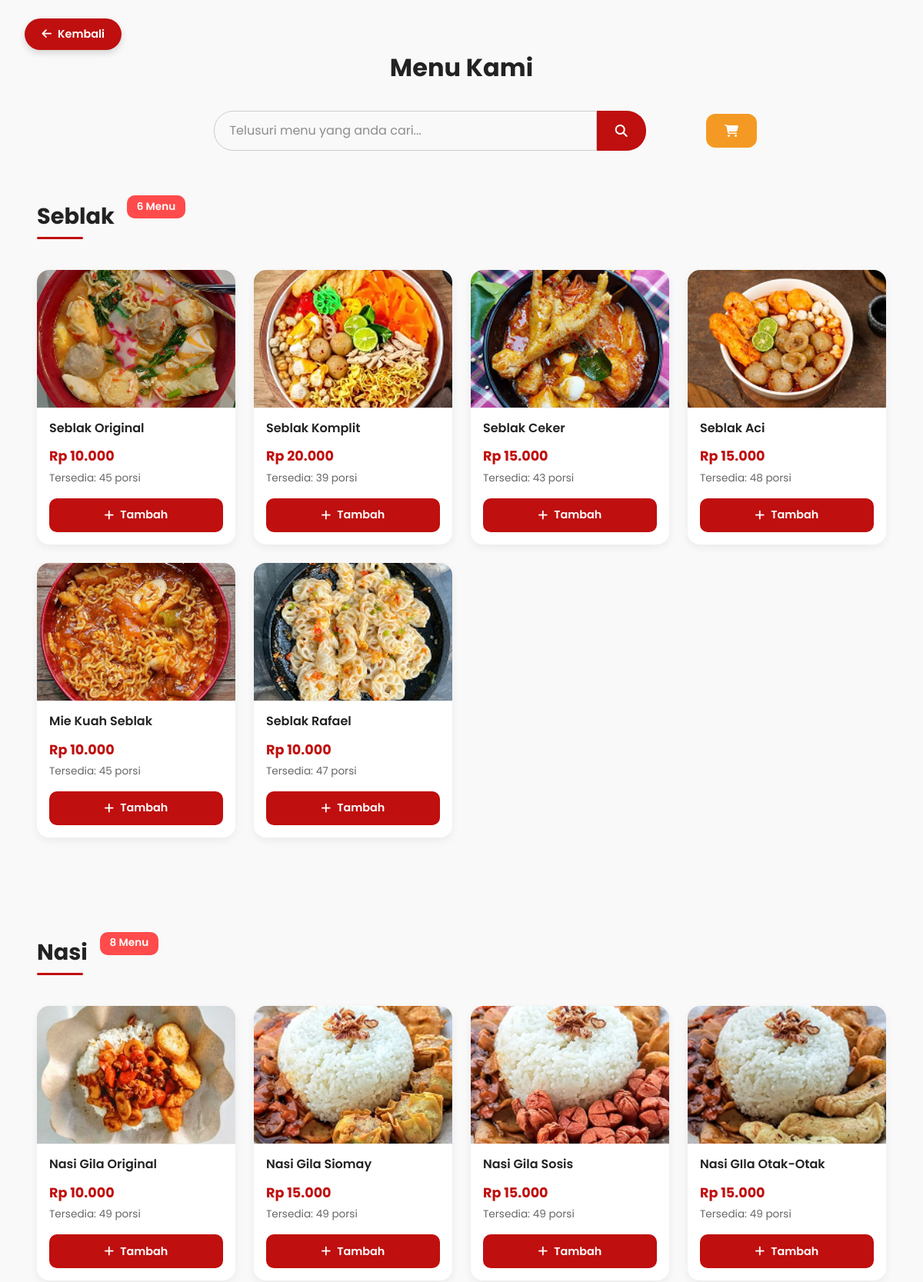
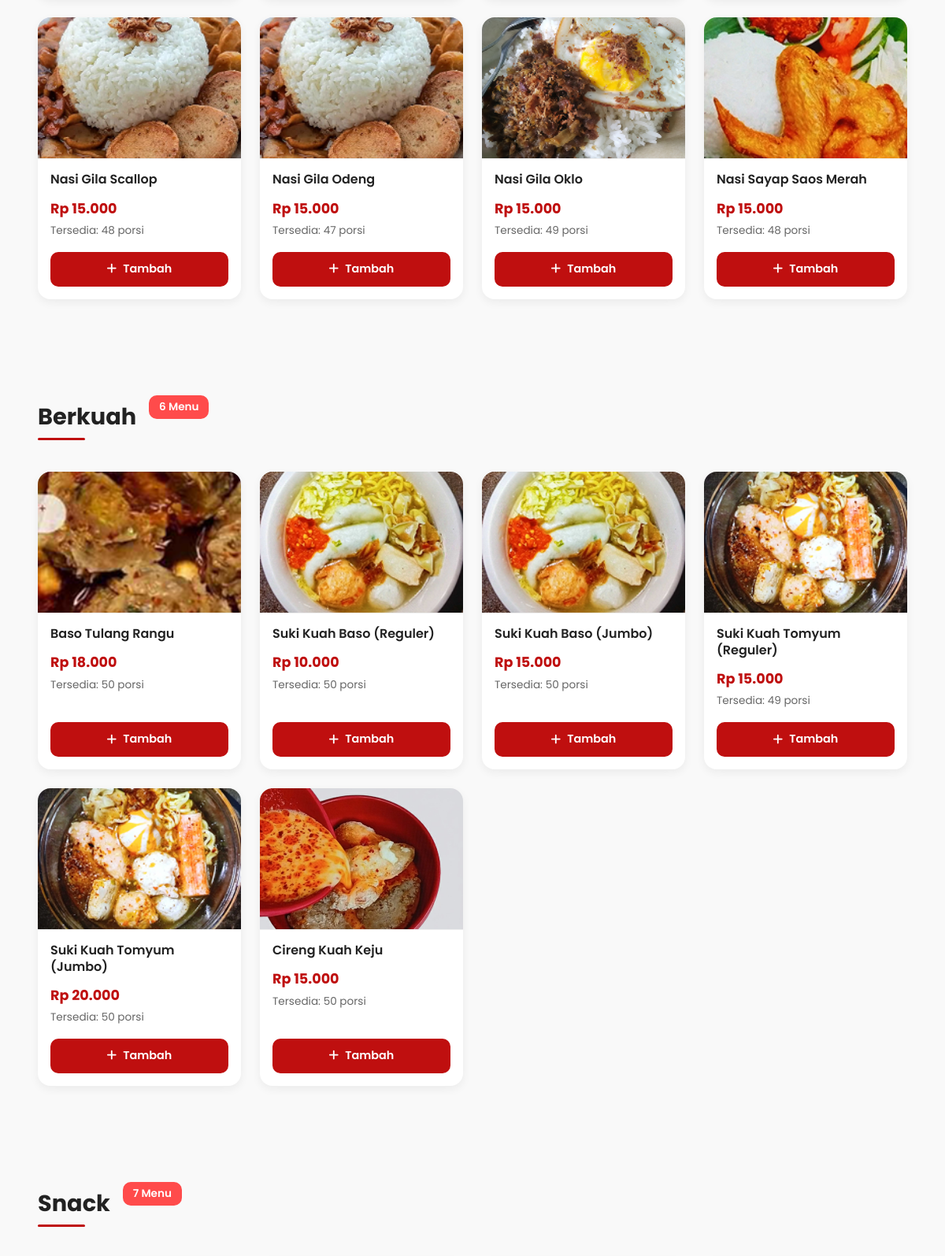
Page /menu.php (upper part) on the committed database (2 pictures, top to bottom).
### tables this page shows
CREATE TABLE `kategori` (
  `id` int(11) NOT NULL,
  `nama_kategori` varchar(100) NOT NULL
);

CREATE TABLE `menu` (
  `id` int(11) NOT NULL,
  `nama_menu` varchar(200) NOT NULL,
  `kategori_id` int(11) NOT NULL,
  `harga` int(11) NOT NULL,
  `stock` int(11) DEFAULT 0,
  `foto_menu` varchar(255) DEFAULT NULL,
  `created_at` timestamp NOT NULL DEFAULT current_timestamp()
);

### menu.php (the view, shortened to what this page needs)
<?php include "config.php"; ?>
<!DOCTYPE html>
<html lang="id">
<head>
    <script src="https://cdn.jsdelivr.net/npm/@tailwindcss/browser@4"></script>
    <link
        rel="stylesheet"
        href="https://cdnjs.cloudflare.com/ajax/libs/font-awesome/6.2.1/css/all.min.css" />
    <link rel="stylesheet" href="stylefooter.css">
</head>
<body>
    <a href="index.php#menufav" class="backbtn">
        <i class="fa-solid fa-arrow-left"></i> Kembali
    </a>
    <header>
        <h1>Menu Kami</h1>
    </header>
    <div class="search-cart-wrapper">
        <div class="searchbar">
            <input type="text" id="searchInput" placeholder="Telusuri menu yang anda cari..." />
            <button onclick="searchMenu()">
                <i class="fa-solid fa-search"></i>
            </button>
        </div>
        <button class="cart-shortcut-btn" onclick="goToCart()">
            <i class="fa-solid fa-shopping-cart"></i>
        </button>
    </div>
    <?php
    $sqlKategori = "SELECT * FROM kategori ORDER BY id ASC";
    $resultKategori = mysqli_query($conn, $sqlKategori);
    while ($kategori = mysqli_fetch_assoc($resultKategori)) :
        $kategoriId = $kategori['id'];
        $kategoriNama = $kategori['nama_kategori'];
        $kategoriSlug = strtolower(trim($kategoriNama));
        $sqlCount = "SELECT COUNT(*) as total FROM menu WHERE kategori_id = $kategoriId";
        $resultCount = mysqli_query($conn, $sqlCount);
        $count = mysqli_fetch_assoc($resultCount)['total'];
    ?>
        <section class="menusection" id="kategori-<?= $kategoriId ?>">
            <div class="category-header">
                <h2><?= htmlspecialchars($kategoriNama) ?></h2>
                <span class="menu-count"><?= $count ?> Menu</span>
            </div>
            <div class="menugrid">
                <?php
                $sqlMenu = "SELECT * FROM menu WHERE kategori_id = $kategoriId ORDER BY id DESC";
                $resultMenu = mysqli_query($conn, $sqlMenu);
                if (mysqli_num_rows($resultMenu) > 0) :
                    while ($menu = mysqli_fetch_assoc($resultMenu)) :
                        $stock = $menu['stock'];
                        $outOfStock = $stock <= 0;
                        $lowStock = $stock > 0 && $stock < 10;
                ?>
                        <div class="menucard" data-name="<?= strtolower($menu['nama_menu']) ?>" data-category="<?= strtolower($kategoriNama) ?>">
                            <?php if (!empty($menu['foto_menu']) && file_exists("img/MenuTaki/" . $menu['foto_menu'])): ?>
                                <img src="img/MenuTaki/<?= htmlspecialchars($menu['foto_menu']) ?>"
                                    alt="<?= htmlspecialchars($menu['nama_menu']) ?>"
                                    class="menucard-image" />
                            <?php else: ?>
                                <div class="no-image">
                                    <i class="fa-solid fa-utensils"></i>
                                </div>
                            <?php endif; ?>
                            <div class="menucard-content">
                                <h3><?= htmlspecialchars($menu['nama_menu']) ?></h3>
                                <p class="menucard-price">Rp <?= number_format($menu['harga'], 0, ',', '.') ?></p>
                                <?php if ($outOfStock): ?>
                                    <p class="menucard-stock low">Stok Habis</p>
                                    <button disabled>
                                        <i class="fa-solid fa-ban"></i> Habis
                                    </button>
                                <?php else: ?>
                                    <p class="menucard-stock">Tersedia: <?= $stock ?> porsi</p>
                                    <button onclick="handleAddToCart(<?= $menu['id'] ?>, '<?= htmlspecialchars($menu['nama_menu'], ENT_QUOTES) ?>', <?= $menu['harga'] ?>, '<?= $kategoriSlug ?>')">
                                        <i class="fa-solid fa-plus"></i> Tambah
                                    </button>
                                <?php endif; ?>
                            </div>
                        </div>
                    <?php
                    endwhile;
                endif;
                ?>
            </div>
        </section>
    <?php endwhile; ?>
</body>
</html>

### stylefooter.css (style rules this page uses)
:root { --redcolor: #bf0f0f; --blacknav: #272727; --greencolor: #89c946; --yellow: #f49a24; }

### menu.php (style rules this page uses)
:root { --redcolor: #bf0f0f; --blacknav: #383838; --greencolor: #89c946; --yellow: #f49a24; }
* { margin: 0; padding: 0; box-sizing: border-box; }
body { background-color: #f9f9f9; font-family: "Poppins", sans-serif; color: #222; }
.backbtn { position: fixed; top: 1.5rem; left: 2rem; background-color: var(--redcolor); color: #fff; text-decoration: none; padding: 0.6rem 1.4rem; border-radius: 30px; font-weight: 600; font-size: 0.9rem; box-shadow: 0 4px 10px rgba(0, 0, 0, 0.15); transition: all 0.25s ease; z-index: 1000; display: flex; align-items: center; gap: 0.5rem; }
header { text-align: center; padding: 4rem 0 2rem; }
h1 { font-size: 2rem; font-weight: 700; color: #222; margin: 0; }
.searchbar { display: flex; justify-content: center; margin: 1.5rem auto 3rem; max-width: 700px; padding: 0 2rem; }
.searchbar input { width: 80%; padding: 0.8rem 1.2rem; border: 1px solid #ccc; border-radius: 25px 0 0 25px; font-size: 1rem; outline: none; transition: border-color 0.3s; }
.searchbar button { background-color: var(--redcolor); color: white; border: none; border-radius: 0 25px 25px 0; padding: 0.8rem 1.5rem; cursor: pointer; font-weight: 600; transition: background-color 0.25s ease; display: flex; align-items: center; justify-content: center; }
.menusection { margin: 0 auto; padding: 1rem 3rem; max-width: 1300px; }
h2 { font-size: 1.8rem; font-weight: 700; margin: 3rem 0 1.5rem; text-align: left; color: #222; position: relative; display: inline-block; }
h2::after { content: ""; position: absolute; bottom: -8px; left: 0; width: 60px; height: 3px; background-color: var(--redcolor); border-radius: 2px; }
.category-header { display: flex; align-items: center; gap: 1rem; margin-bottom: 1.5rem; }
.menu-count { background-color: #ff4b4b; color: #fff; font-weight: 600; font-size: 0.85rem; padding: 0.3rem 0.8rem; border-radius: 10px; }
.menugrid { display: grid; grid-template-columns: repeat(auto-fill, minmax(220px, 1fr)); gap: 1.5rem; margin-bottom: 3rem; }
.menucard { background-color: #fff; border-radius: 16px; overflow: hidden; box-shadow: 0 4px 12px rgba(0, 0, 0, 0.06); transition: all 0.25s ease; cursor: pointer; display: flex; flex-direction: column; }
.menucard-image { width: 100%; height: 180px; object-fit: cover; border-bottom: 1px solid #eee; }
.menucard-content { padding: 1rem; display: flex; flex-direction: column; flex: 1; }
.menucard h3 { font-size: 1rem; font-weight: 600; color: #222; margin: 0 0 0.5rem; line-height: 1.3; }
.menucard-price { color: var(--redcolor); font-weight: 700; font-size: 1.1rem; margin: 0.3rem 0; }
.menucard-stock { font-size: 0.85rem; color: #666; margin-bottom: 1rem; }
.menucard button { background-color: var(--redcolor); color: #fff; border: none; border-radius: 10px; padding: 0.7rem 1.2rem; font-weight: 600; font-size: 0.9rem; cursor: pointer; transition: background-color 0.2s ease; margin-top: auto; display: flex; align-items: center; justify-content: center; gap: 0.5rem; }
.search-cart-wrapper { display: flex; gap: 1rem; align-items: center; max-width: 800px; margin: 0 auto; padding: 0 1rem; }
.searchbar { flex: 1; margin: 0 !important; }
.cart-shortcut-btn { position: relative; background-color: var(--yellow); color: white; border: none; padding: 0.875rem 1.5rem; border-radius: 12px; font-size: 1rem; font-weight: 600; cursor: pointer; display: flex; align-items: center; gap: 0.5rem; transition: all 0.3s ease; white-space: nowrap; }

### rows in the picture
kategori: nama_kategori "Seblak", count "6"
menu: foto_menu (picture), nama_menu "Seblak Original", harga "10.000", stock "45"
menu: foto_menu (picture), nama_menu "Seblak Komplit", harga "20.000", stock "39"
menu: foto_menu (picture), nama_menu "Seblak Ceker", harga "15.000", stock "43"
menu: foto_menu (picture), nama_menu "Seblak Aci", harga "15.000", stock "48"
menu: foto_menu (picture), nama_menu "Mie Kuah Seblak", harga "10.000", stock "45"
menu: foto_menu (picture), nama_menu "Seblak Rafael", harga "10.000", stock "47"
kategori: nama_kategori "Nasi", count "8"
menu: foto_menu (picture), nama_menu "Nasi Gila Original", harga "10.000", stock "49"
menu: foto_menu (picture), nama_menu "Nasi Gila Siomay", harga "15.000", stock "49"
menu: foto_menu (picture), nama_menu "Nasi Gila Sosis", harga "15.000", stock "49"
menu: foto_menu (picture), nama_menu "Nasi GIla Otak-Otak", harga "15.000", stock "49"
menu: foto_menu (picture), nama_menu "Nasi Gila Scallop", harga "15.000", stock "48"
menu: foto_menu (picture), nama_menu "Nasi Gila Odeng", harga "15.000", stock "47"
menu: foto_menu (picture), nama_menu "Nasi Gila Oklo", harga "15.000", stock "49"
menu: foto_menu (picture), nama_menu "Nasi Sayap Saos Merah", harga "15.000", stock "48"
kategori: nama_kategori "Berkuah", count "6"
menu: foto_menu (picture), nama_menu "Baso Tulang Rangu", harga "18.000", stock "50"
menu: foto_menu (picture), nama_menu "Suki Kuah Baso (Reguler)", harga "10.000", stock "50"
menu: foto_menu (picture), nama_menu "Suki Kuah Baso (Jumbo)", harga "15.000", stock "50"
menu: foto_menu (picture), nama_menu "Suki Kuah Tomyum (Reguler)", harga "15.000", stock "49"
menu: foto_menu (picture), nama_menu "Suki Kuah Tomyum (Jumbo)", harga "20.000", stock "50"
menu: foto_menu (picture), nama_menu "Cireng Kuah Keju", harga "15.000", stock "50"
kategori: nama_kategori "Snack", count "7"
